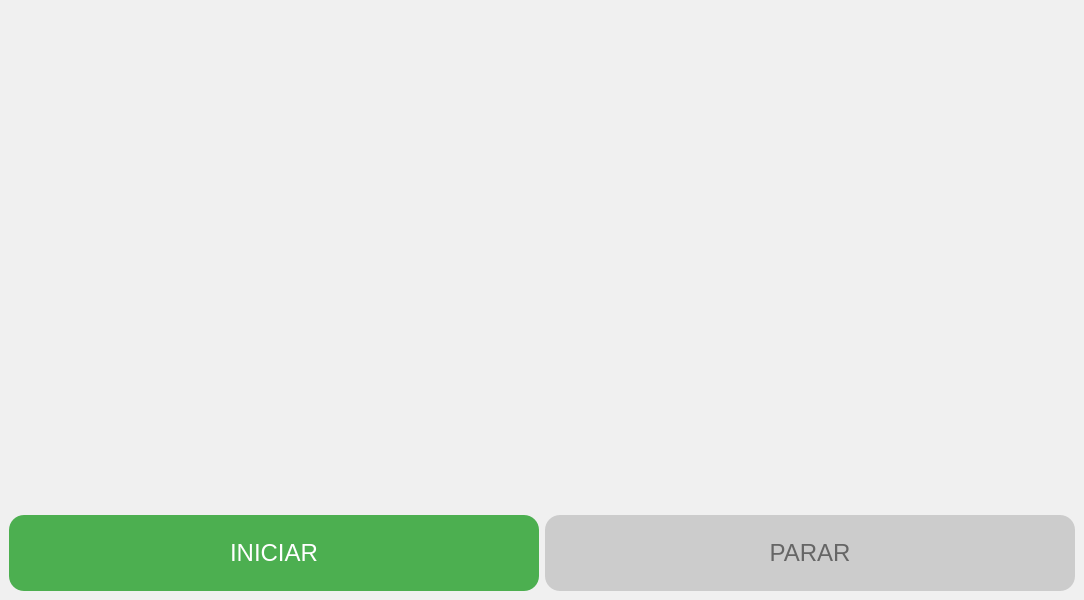
<?xml version="1.0" encoding="UTF-8"?>

<ui version="4.0">
 <class>MainWindow</class>
 <widget class="QMainWindow" name="MainWindow">
  <property name="geometry">
   <rect>
    <x>0</x>
    <y>0</y>
    <width>1084</width>
    <height>600</height>
   </rect>
  </property>
  <property name="windowTitle">
   <string>MainWindow</string>
  </property>
  <property name="styleSheet">
   <string notr="true">QMainWindow {
	background-color: #f0f0f0;
}

QLabel {
	font-size: 24px;
	color: #333333;
}</string>
  </property>
  <widget class="QWidget" name="centralwidget">
   <property name="styleSheet">
    <string notr="true">QPushButton {
    background-color: #4CAF50;
    color: white;
    font-size: 24px;
    border: none;
    padding: 24px 36px;
    border-radius: 15px;
}
QPushButton:pressed {
    background-color: #45a049;
}
QPushButton:disabled {
    background-color: #cccccc;
    color: #666666;
}</string>
   </property>
   <layout class="QVBoxLayout" name="verticalLayout">
    <item>
     <widget class="QLabel" name="lbl_video">
      <property name="sizePolicy">
       <sizepolicy hsizetype="Preferred" vsizetype="Expanding">
        <horstretch>0</horstretch>
        <verstretch>0</verstretch>
       </sizepolicy>
      </property>
      <property name="text">
       <string/>
      </property>
      <property name="textFormat">
       <enum>Qt::PlainText</enum>
      </property>
      <property name="alignment">
       <set>Qt::AlignCenter</set>
      </property>
     </widget>
    </item>
    <item>
     <widget class="QLabel" name="lbl_output">
      <property name="text">
       <string/>
      </property>
     </widget>
    </item>
    <item>
     <layout class="QHBoxLayout" name="horizontalLayout">
      <item>
       <widget class="QPushButton" name="btn_start">
        <property name="text">
         <string>INICIAR</string>
        </property>
       </widget>
      </item>
      <item>
       <widget class="QPushButton" name="btn_stop">
        <property name="enabled">
         <bool>false</bool>
        </property>
        <property name="text">
         <string>PARAR</string>
        </property>
       </widget>
      </item>
     </layout>
    </item>
   </layout>
  </widget>
 </widget>
 <resources/>
 <connections/>
</ui>
